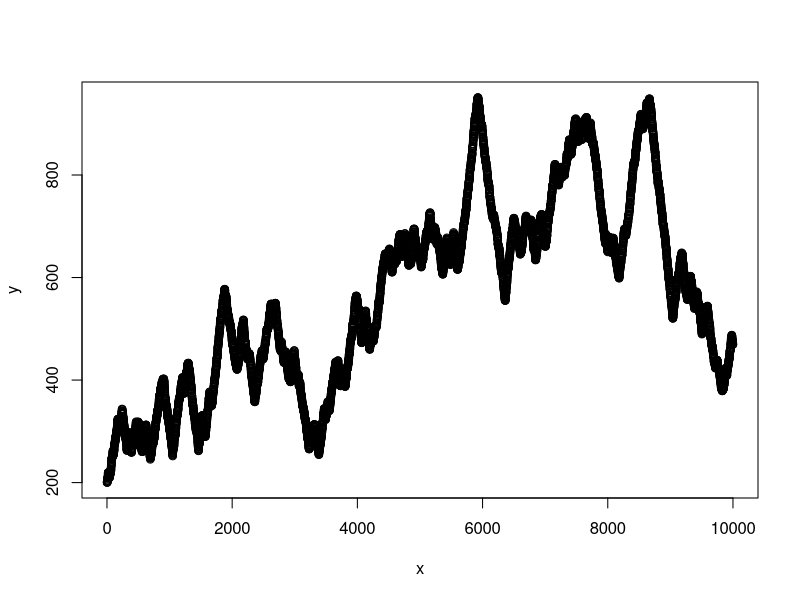

R code for this plot:
## ---- chunk 1
knitr::opts_chunk$set(echo = TRUE)
## ---- chunk 2
gen_data_pts <- function(n) {
    output_vec <- numeric(n)
    plain_area <- c(0, 400)
    peak_area <- c(1000, 2000)
    fixed_sd <- 1
    cur_pt <- 200
    cur_sign <- 1
    for (i in 1:n) {
        output_vec[i] <- cur_pt
        # Rejection to differentiate from Brownian motion
        while (TRUE) {
            if (cur_pt >= plain_area[1] && cur_pt <= plain_area[2]) {
                # plain logic
                cur_mean <- 5
            }
            if (cur_pt >= peak_area[1] && cur_pt <= peak_area[2]) {
                # peak logic
                cur_mean <- 5
            } else {
                # hill logic
                cur_mean <- runif(1, 0, 2)
            }
            cur_slope <- rnorm(1, mean = cur_mean, sd = fixed_sd)
            break
        }
        # Sign Logic
        # High chance to go up in plain_area
        # Legit chance to go downhills in peak_area
        # Minor chance to flip in other areas
        if (cur_pt >= plain_area[1] && cur_pt <= plain_area[2]) {
            # plain logic
            u <- runif(1, 0, 1.2 - abs(cur_pt - plain_area[1]) / (plain_area[2] - plain_area[1]))
            if (u >= 0.5) {
                cur_sign <- 1
            }
        }
        if (cur_pt >= peak_area[1] && cur_pt <= peak_area[2]) {
            # peak logic
            u <- runif(1, 0, 1 - abs(cur_pt - peak_area[2]) / (peak_area[2] - peak_area[1]))
            if (u >= 0.5) {
                cur_sign <- -1
            }
        } else {
            # hill logic
            u <- runif(1, 0, )
            if (u < 0.02) {
                cur_sign <- -cur_sign
            }
        }
        # Finally, clip logic to make sure pts are in range
        cur_pt <- cur_sign * cur_slope + cur_pt
        if (cur_pt < plain_area[1]) cur_pt <- plain_area[1]
        if (cur_pt > peak_area[2]) cur_pt <- peak_area[2]
    }
    output_vec
}
## ---- chunk 3
set.seed(1221112)
n <- 10000
x <- 1:n
y <- gen_data_pts(n)
plot(x, y)
## ---- chunk 4
write.csv(y, file = "terrain.csv")
